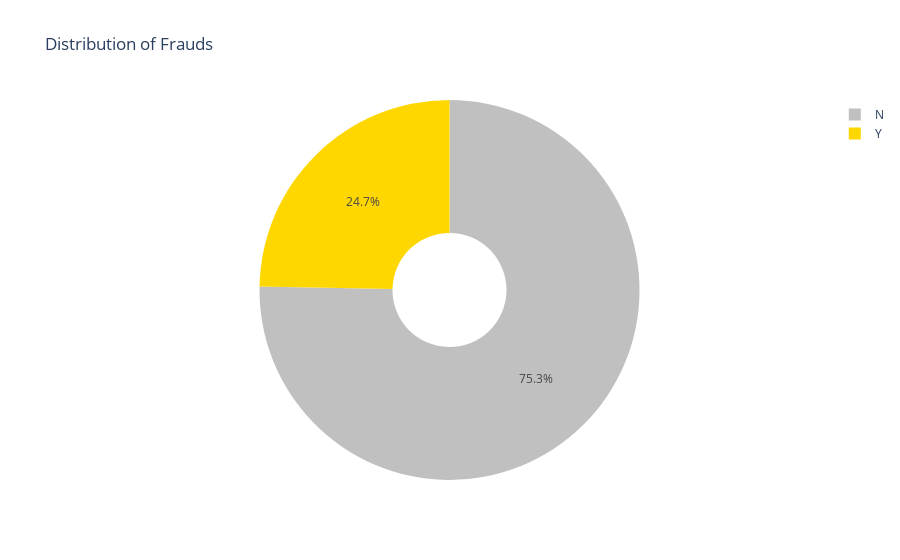

The notebook cell this image was saved under:
### Code cell
df = [trace]

layout = go.Layout(title = 'Distribution of Frauds')

fig = go.Figure(data = df, layout = layout)

py.iplot(fig)

### Figure 1 — Plotly figure (JSON) as saved in the notebook; plotly's stock layout.template omitted (floating-point values rounded to 4 significant figures)
{"data": [{"hole": 0.3, "labels": ["N", "Y"], "marker": {"colors": ["silver", "gold"]}, "name": "Frauds", "type": "pie", "values": [753, 247]}], "layout": {"title": {"text": "Distribution of Frauds"}}}
